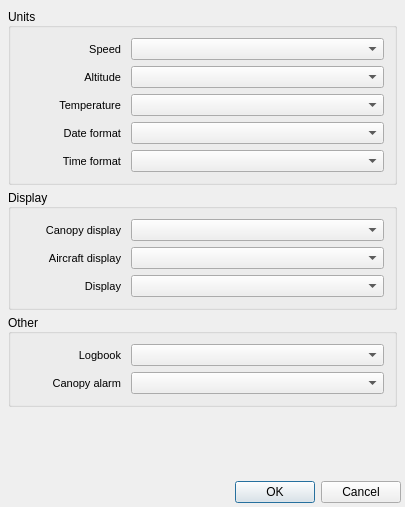
<?xml version="1.0" encoding="UTF-8"?>
<ui version="4.0">
 <class>N3MainSettingsDialog</class>
 <widget class="QDialog" name="N3MainSettingsDialog">
  <property name="geometry">
   <rect>
    <x>0</x>
    <y>0</y>
    <width>405</width>
    <height>507</height>
   </rect>
  </property>
  <property name="sizePolicy">
   <sizepolicy hsizetype="Preferred" vsizetype="Minimum">
    <horstretch>0</horstretch>
    <verstretch>0</verstretch>
   </sizepolicy>
  </property>
  <property name="maximumSize">
   <size>
    <width>16777215</width>
    <height>16777215</height>
   </size>
  </property>
  <property name="windowTitle">
   <string>Settings</string>
  </property>
  <property name="windowIcon">
   <iconset resource="../images.qrc">
    <normaloff>:/images/N3/n3.png</normaloff>:/images/N3/n3.png</iconset>
  </property>
  <layout class="QVBoxLayout" name="verticalLayout">
   <property name="spacing">
    <number>4</number>
   </property>
   <property name="leftMargin">
    <number>4</number>
   </property>
   <property name="topMargin">
    <number>4</number>
   </property>
   <property name="rightMargin">
    <number>4</number>
   </property>
   <property name="bottomMargin">
    <number>4</number>
   </property>
   <item>
    <widget class="QWidget" name="widget" native="true">
     <layout class="QVBoxLayout" name="verticalLayout_3">
      <property name="spacing">
       <number>4</number>
      </property>
      <property name="leftMargin">
       <number>4</number>
      </property>
      <property name="topMargin">
       <number>4</number>
      </property>
      <property name="rightMargin">
       <number>4</number>
      </property>
      <property name="bottomMargin">
       <number>4</number>
      </property>
      <item>
       <layout class="QVBoxLayout" name="verticalLayout_2">
        <item>
         <widget class="QGroupBox" name="gbxUnits">
          <property name="font">
           <font>
            <pointsize>9</pointsize>
            <weight>50</weight>
            <bold>false</bold>
           </font>
          </property>
          <property name="title">
           <string>Units</string>
          </property>
          <property name="alignment">
           <set>Qt::AlignLeading|Qt::AlignLeft|Qt::AlignVCenter</set>
          </property>
          <property name="flat">
           <bool>false</bool>
          </property>
          <layout class="QVBoxLayout" name="verticalLayout_5">
           <property name="spacing">
            <number>6</number>
           </property>
           <property name="leftMargin">
            <number>4</number>
           </property>
           <property name="topMargin">
            <number>4</number>
           </property>
           <property name="rightMargin">
            <number>4</number>
           </property>
           <property name="bottomMargin">
            <number>4</number>
           </property>
           <item>
            <layout class="QVBoxLayout" name="verticalLayout_4">
             <item>
              <layout class="QFormLayout" name="formLayout">
               <property name="horizontalSpacing">
                <number>10</number>
               </property>
               <property name="leftMargin">
                <number>6</number>
               </property>
               <property name="topMargin">
                <number>6</number>
               </property>
               <property name="rightMargin">
                <number>6</number>
               </property>
               <property name="bottomMargin">
                <number>6</number>
               </property>
               <item row="0" column="0">
                <widget class="QLabel" name="label">
                 <property name="minimumSize">
                  <size>
                   <width>100</width>
                   <height>0</height>
                  </size>
                 </property>
                 <property name="font">
                  <font>
                   <family>MS Shell Dlg 2</family>
                   <pointsize>8</pointsize>
                   <weight>50</weight>
                   <bold>false</bold>
                  </font>
                 </property>
                 <property name="text">
                  <string>Speed</string>
                 </property>
                 <property name="alignment">
                  <set>Qt::AlignRight|Qt::AlignTrailing|Qt::AlignVCenter</set>
                 </property>
                </widget>
               </item>
               <item row="1" column="0">
                <widget class="QLabel" name="label_2">
                 <property name="minimumSize">
                  <size>
                   <width>100</width>
                   <height>0</height>
                  </size>
                 </property>
                 <property name="font">
                  <font>
                   <family>MS Shell Dlg 2</family>
                   <pointsize>8</pointsize>
                   <weight>50</weight>
                   <bold>false</bold>
                  </font>
                 </property>
                 <property name="text">
                  <string>Altitude</string>
                 </property>
                 <property name="alignment">
                  <set>Qt::AlignRight|Qt::AlignTrailing|Qt::AlignVCenter</set>
                 </property>
                </widget>
               </item>
               <item row="2" column="0">
                <widget class="QLabel" name="label_3">
                 <property name="minimumSize">
                  <size>
                   <width>100</width>
                   <height>0</height>
                  </size>
                 </property>
                 <property name="font">
                  <font>
                   <family>MS Shell Dlg 2</family>
                   <pointsize>8</pointsize>
                   <weight>50</weight>
                   <bold>false</bold>
                  </font>
                 </property>
                 <property name="text">
                  <string>Temperature</string>
                 </property>
                 <property name="alignment">
                  <set>Qt::AlignRight|Qt::AlignTrailing|Qt::AlignVCenter</set>
                 </property>
                </widget>
               </item>
               <item row="3" column="0">
                <widget class="QLabel" name="label_4">
                 <property name="minimumSize">
                  <size>
                   <width>100</width>
                   <height>0</height>
                  </size>
                 </property>
                 <property name="font">
                  <font>
                   <family>MS Shell Dlg 2</family>
                   <pointsize>8</pointsize>
                   <weight>50</weight>
                   <bold>false</bold>
                  </font>
                 </property>
                 <property name="text">
                  <string>Date format</string>
                 </property>
                 <property name="alignment">
                  <set>Qt::AlignRight|Qt::AlignTrailing|Qt::AlignVCenter</set>
                 </property>
                </widget>
               </item>
               <item row="4" column="0">
                <widget class="QLabel" name="label_5">
                 <property name="minimumSize">
                  <size>
                   <width>100</width>
                   <height>0</height>
                  </size>
                 </property>
                 <property name="font">
                  <font>
                   <family>MS Shell Dlg 2</family>
                   <pointsize>8</pointsize>
                   <weight>50</weight>
                   <bold>false</bold>
                  </font>
                 </property>
                 <property name="text">
                  <string>Time format</string>
                 </property>
                 <property name="alignment">
                  <set>Qt::AlignRight|Qt::AlignTrailing|Qt::AlignVCenter</set>
                 </property>
                </widget>
               </item>
               <item row="0" column="1">
                <widget class="QComboBox" name="cbSpeed">
                 <property name="minimumSize">
                  <size>
                   <width>200</width>
                   <height>0</height>
                  </size>
                 </property>
                 <property name="font">
                  <font>
                   <family>MS Shell Dlg 2</family>
                   <pointsize>8</pointsize>
                   <weight>50</weight>
                   <bold>false</bold>
                  </font>
                 </property>
                </widget>
               </item>
               <item row="1" column="1">
                <widget class="QComboBox" name="cbAlt">
                 <property name="minimumSize">
                  <size>
                   <width>200</width>
                   <height>0</height>
                  </size>
                 </property>
                 <property name="font">
                  <font>
                   <family>MS Shell Dlg 2</family>
                   <pointsize>8</pointsize>
                   <weight>50</weight>
                   <bold>false</bold>
                  </font>
                 </property>
                </widget>
               </item>
               <item row="2" column="1">
                <widget class="QComboBox" name="cbTemp">
                 <property name="minimumSize">
                  <size>
                   <width>200</width>
                   <height>0</height>
                  </size>
                 </property>
                 <property name="font">
                  <font>
                   <family>MS Shell Dlg 2</family>
                   <pointsize>8</pointsize>
                   <weight>50</weight>
                   <bold>false</bold>
                  </font>
                 </property>
                </widget>
               </item>
               <item row="3" column="1">
                <widget class="QComboBox" name="cbDateFormat">
                 <property name="minimumSize">
                  <size>
                   <width>200</width>
                   <height>0</height>
                  </size>
                 </property>
                 <property name="font">
                  <font>
                   <family>MS Shell Dlg 2</family>
                   <pointsize>8</pointsize>
                   <weight>50</weight>
                   <bold>false</bold>
                  </font>
                 </property>
                </widget>
               </item>
               <item row="4" column="1">
                <widget class="QComboBox" name="cbTimeFormat">
                 <property name="minimumSize">
                  <size>
                   <width>200</width>
                   <height>0</height>
                  </size>
                 </property>
                 <property name="font">
                  <font>
                   <family>MS Shell Dlg 2</family>
                   <pointsize>8</pointsize>
                   <weight>50</weight>
                   <bold>false</bold>
                  </font>
                 </property>
                </widget>
               </item>
              </layout>
             </item>
            </layout>
           </item>
          </layout>
         </widget>
        </item>
        <item>
         <widget class="QGroupBox" name="gbxDisplay">
          <property name="font">
           <font>
            <pointsize>9</pointsize>
            <weight>50</weight>
            <bold>false</bold>
           </font>
          </property>
          <property name="title">
           <string>Display</string>
          </property>
          <property name="alignment">
           <set>Qt::AlignLeading|Qt::AlignLeft|Qt::AlignVCenter</set>
          </property>
          <property name="flat">
           <bool>false</bool>
          </property>
          <layout class="QVBoxLayout" name="verticalLayout_7">
           <property name="spacing">
            <number>6</number>
           </property>
           <property name="leftMargin">
            <number>4</number>
           </property>
           <property name="topMargin">
            <number>4</number>
           </property>
           <property name="rightMargin">
            <number>4</number>
           </property>
           <property name="bottomMargin">
            <number>4</number>
           </property>
           <item>
            <layout class="QVBoxLayout" name="verticalLayout_6">
             <item>
              <layout class="QFormLayout" name="formLayout_2">
               <property name="horizontalSpacing">
                <number>10</number>
               </property>
               <property name="leftMargin">
                <number>6</number>
               </property>
               <property name="topMargin">
                <number>6</number>
               </property>
               <property name="rightMargin">
                <number>6</number>
               </property>
               <property name="bottomMargin">
                <number>6</number>
               </property>
               <item row="0" column="0">
                <widget class="QLabel" name="label_6">
                 <property name="minimumSize">
                  <size>
                   <width>100</width>
                   <height>0</height>
                  </size>
                 </property>
                 <property name="font">
                  <font>
                   <family>MS Shell Dlg 2</family>
                   <pointsize>8</pointsize>
                   <weight>50</weight>
                   <bold>false</bold>
                  </font>
                 </property>
                 <property name="text">
                  <string>Canopy display</string>
                 </property>
                 <property name="alignment">
                  <set>Qt::AlignRight|Qt::AlignTrailing|Qt::AlignVCenter</set>
                 </property>
                </widget>
               </item>
               <item row="1" column="0">
                <widget class="QLabel" name="label_7">
                 <property name="minimumSize">
                  <size>
                   <width>100</width>
                   <height>0</height>
                  </size>
                 </property>
                 <property name="font">
                  <font>
                   <family>MS Shell Dlg 2</family>
                   <pointsize>8</pointsize>
                   <weight>50</weight>
                   <bold>false</bold>
                  </font>
                 </property>
                 <property name="text">
                  <string>Aircraft display</string>
                 </property>
                 <property name="alignment">
                  <set>Qt::AlignRight|Qt::AlignTrailing|Qt::AlignVCenter</set>
                 </property>
                </widget>
               </item>
               <item row="2" column="0">
                <widget class="QLabel" name="label_8">
                 <property name="minimumSize">
                  <size>
                   <width>100</width>
                   <height>0</height>
                  </size>
                 </property>
                 <property name="font">
                  <font>
                   <family>MS Shell Dlg 2</family>
                   <pointsize>8</pointsize>
                   <weight>50</weight>
                   <bold>false</bold>
                  </font>
                 </property>
                 <property name="text">
                  <string>Display</string>
                 </property>
                 <property name="alignment">
                  <set>Qt::AlignRight|Qt::AlignTrailing|Qt::AlignVCenter</set>
                 </property>
                </widget>
               </item>
               <item row="0" column="1">
                <widget class="QComboBox" name="cbCanopyDisp">
                 <property name="minimumSize">
                  <size>
                   <width>200</width>
                   <height>0</height>
                  </size>
                 </property>
                 <property name="font">
                  <font>
                   <family>MS Shell Dlg 2</family>
                   <pointsize>8</pointsize>
                   <weight>50</weight>
                   <bold>false</bold>
                  </font>
                 </property>
                </widget>
               </item>
               <item row="1" column="1">
                <widget class="QComboBox" name="cbAirDisp">
                 <property name="minimumSize">
                  <size>
                   <width>200</width>
                   <height>0</height>
                  </size>
                 </property>
                 <property name="font">
                  <font>
                   <family>MS Shell Dlg 2</family>
                   <pointsize>8</pointsize>
                   <weight>50</weight>
                   <bold>false</bold>
                  </font>
                 </property>
                </widget>
               </item>
               <item row="2" column="1">
                <widget class="QComboBox" name="cbDisplay">
                 <property name="minimumSize">
                  <size>
                   <width>200</width>
                   <height>0</height>
                  </size>
                 </property>
                 <property name="font">
                  <font>
                   <family>MS Shell Dlg 2</family>
                   <pointsize>8</pointsize>
                   <weight>50</weight>
                   <bold>false</bold>
                  </font>
                 </property>
                </widget>
               </item>
              </layout>
             </item>
            </layout>
           </item>
          </layout>
         </widget>
        </item>
        <item>
         <widget class="QGroupBox" name="gbxOther">
          <property name="font">
           <font>
            <pointsize>9</pointsize>
            <weight>50</weight>
            <bold>false</bold>
           </font>
          </property>
          <property name="title">
           <string>Other</string>
          </property>
          <property name="alignment">
           <set>Qt::AlignLeading|Qt::AlignLeft|Qt::AlignVCenter</set>
          </property>
          <property name="flat">
           <bool>false</bool>
          </property>
          <layout class="QVBoxLayout" name="verticalLayout_9">
           <property name="spacing">
            <number>6</number>
           </property>
           <property name="leftMargin">
            <number>4</number>
           </property>
           <property name="topMargin">
            <number>4</number>
           </property>
           <property name="rightMargin">
            <number>4</number>
           </property>
           <property name="bottomMargin">
            <number>4</number>
           </property>
           <item>
            <layout class="QVBoxLayout" name="verticalLayout_8">
             <item>
              <layout class="QFormLayout" name="formLayout_3">
               <property name="horizontalSpacing">
                <number>10</number>
               </property>
               <property name="leftMargin">
                <number>6</number>
               </property>
               <property name="topMargin">
                <number>6</number>
               </property>
               <property name="rightMargin">
                <number>6</number>
               </property>
               <property name="bottomMargin">
                <number>6</number>
               </property>
               <item row="0" column="0">
                <widget class="QLabel" name="label_9">
                 <property name="minimumSize">
                  <size>
                   <width>100</width>
                   <height>0</height>
                  </size>
                 </property>
                 <property name="font">
                  <font>
                   <family>MS Shell Dlg 2</family>
                   <pointsize>8</pointsize>
                   <weight>50</weight>
                   <bold>false</bold>
                  </font>
                 </property>
                 <property name="text">
                  <string>Logbook</string>
                 </property>
                 <property name="alignment">
                  <set>Qt::AlignRight|Qt::AlignTrailing|Qt::AlignVCenter</set>
                 </property>
                </widget>
               </item>
               <item row="1" column="0">
                <widget class="QLabel" name="label_10">
                 <property name="minimumSize">
                  <size>
                   <width>100</width>
                   <height>0</height>
                  </size>
                 </property>
                 <property name="font">
                  <font>
                   <family>MS Shell Dlg 2</family>
                   <pointsize>8</pointsize>
                   <weight>50</weight>
                   <bold>false</bold>
                  </font>
                 </property>
                 <property name="text">
                  <string>Canopy alarm</string>
                 </property>
                 <property name="alignment">
                  <set>Qt::AlignRight|Qt::AlignTrailing|Qt::AlignVCenter</set>
                 </property>
                </widget>
               </item>
               <item row="0" column="1">
                <widget class="QComboBox" name="cbLogBook">
                 <property name="minimumSize">
                  <size>
                   <width>200</width>
                   <height>0</height>
                  </size>
                 </property>
                 <property name="font">
                  <font>
                   <family>MS Shell Dlg 2</family>
                   <pointsize>8</pointsize>
                   <weight>50</weight>
                   <bold>false</bold>
                  </font>
                 </property>
                </widget>
               </item>
               <item row="1" column="1">
                <widget class="QComboBox" name="cbCanopyAlarm">
                 <property name="minimumSize">
                  <size>
                   <width>200</width>
                   <height>0</height>
                  </size>
                 </property>
                 <property name="font">
                  <font>
                   <family>MS Shell Dlg 2</family>
                   <pointsize>8</pointsize>
                   <weight>50</weight>
                   <bold>false</bold>
                  </font>
                 </property>
                </widget>
               </item>
              </layout>
             </item>
            </layout>
           </item>
          </layout>
         </widget>
        </item>
       </layout>
      </item>
     </layout>
    </widget>
   </item>
   <item>
    <spacer name="verticalSpacer">
     <property name="orientation">
      <enum>Qt::Vertical</enum>
     </property>
     <property name="sizeType">
      <enum>QSizePolicy::MinimumExpanding</enum>
     </property>
     <property name="sizeHint" stdset="0">
      <size>
       <width>20</width>
       <height>0</height>
      </size>
     </property>
    </spacer>
   </item>
   <item>
    <widget class="QDialogButtonBox" name="buttonBox">
     <property name="orientation">
      <enum>Qt::Horizontal</enum>
     </property>
     <property name="standardButtons">
      <set>QDialogButtonBox::Cancel|QDialogButtonBox::Ok</set>
     </property>
    </widget>
   </item>
  </layout>
 </widget>
 <resources>
  <include location="../images.qrc"/>
 </resources>
 <connections>
  <connection>
   <sender>buttonBox</sender>
   <signal>accepted()</signal>
   <receiver>N3MainSettingsDialog</receiver>
   <slot>accept()</slot>
   <hints>
    <hint type="sourcelabel">
     <x>248</x>
     <y>254</y>
    </hint>
    <hint type="destinationlabel">
     <x>157</x>
     <y>274</y>
    </hint>
   </hints>
  </connection>
  <connection>
   <sender>buttonBox</sender>
   <signal>rejected()</signal>
   <receiver>N3MainSettingsDialog</receiver>
   <slot>reject()</slot>
   <hints>
    <hint type="sourcelabel">
     <x>316</x>
     <y>260</y>
    </hint>
    <hint type="destinationlabel">
     <x>286</x>
     <y>274</y>
    </hint>
   </hints>
  </connection>
 </connections>
</ui>
